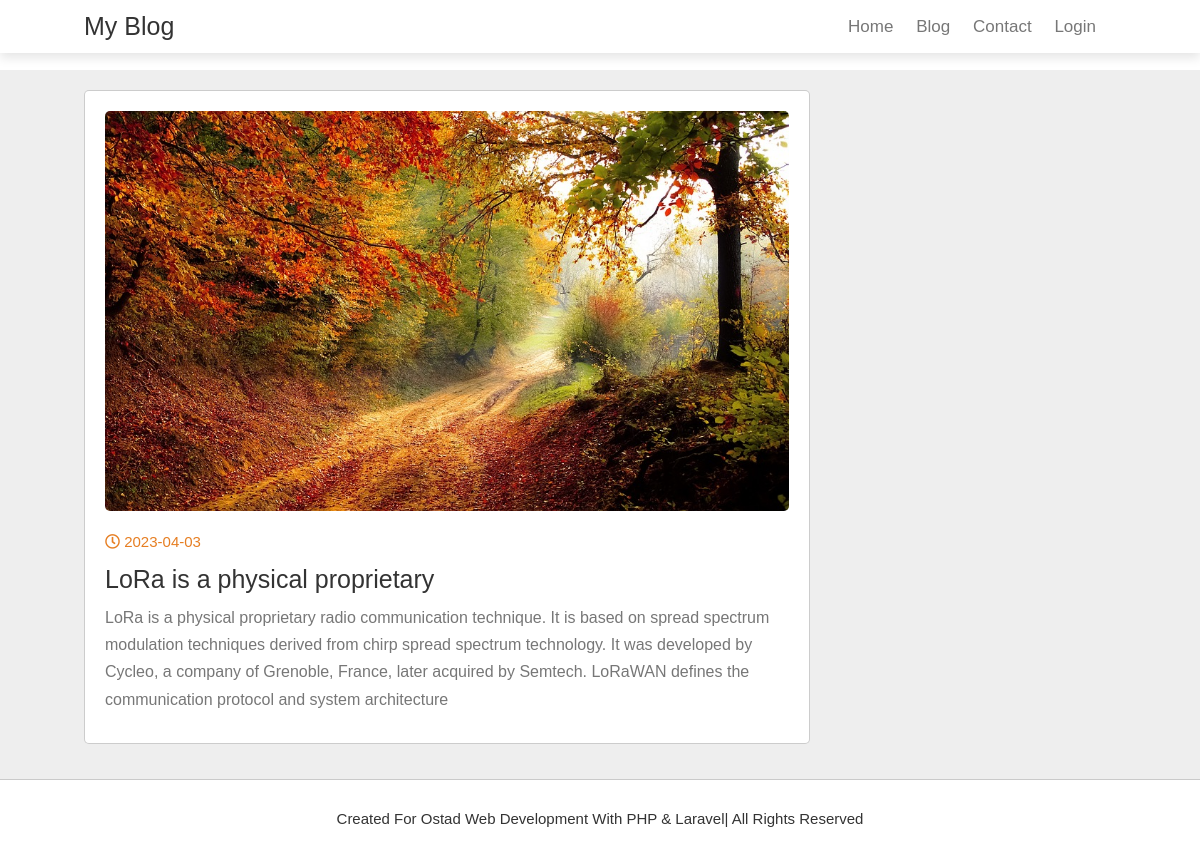
Screenshot of /single-post.php?id=1 with the database file from the repository.
### tables this page shows
CREATE TABLE IF NOT EXISTS `post` (
  `id` int(11) NOT NULL AUTO_INCREMENT,
  `title` varchar(150) NOT NULL,
  `category` varchar(150) NOT NULL,
  `photo` varchar(255) NOT NULL,
  `description` text NOT NULL,
  `user_id` int(11) NOT NULL,
  `create_at` timestamp NOT NULL DEFAULT current_timestamp(),
  PRIMARY KEY (`id`)
);

### single-post.php (the view, shortened to what this page needs)
<?php
include('db.php');
include('includes/header.php');
?>
<section class="container" id="posts" style="margin-top:70px">
    <div class="posts-container">
    <?php
        $blog_id = $_GET['id'];
        $sql = "SELECT * FROM post WHERE id= '$blog_id'";
        $result = mysqli_query($linkDB, $sql);
        if (mysqli_num_rows($result) > 0) {
            while ($row = mysqli_fetch_assoc($result)) {?>
        <div class="post">
            <img src="assets/post-img/<?php echo $row['photo']; ?>" alt="" class="image">
            <div class="date">
                <i class="far fa-clock"></i>
                <span><?php echo date('Y-m-d',strtotime($row['create_at'])) ?></span>
            </div>
            <h3 class="title"><?php echo $row['title']; ?></h3>
            <p class="text"><?php echo $row['description']; ?></p>
        </div>
        <?php } }else{?>
            <h3>No Post Found!</h3>
        <?php }?>
    </div>
</section>
<?php include('includes/footer.php');?>

### assets/css/style.css (style rules this page uses)
:root { --orange: #e67e22; --black: #333; --light-color: #777; --border: 0.1rem solid rgba(0, 0, 0, 0.2); --box-shadow: 0 0.5rem 1rem rgba(0, 0, 0, 0.1); }
* { margin: 0; padding: 0; box-sizing: border-box; outline: none; border: none; text-decoration: none; font-family: Verdana, Geneva, Tahoma, sans-serif; font-weight: lighter; }
html { font-size: 62.5%; overflow-x: hidden; scroll-behavior: smooth; scroll-padding-top: 6rem; }
section { padding: 2rem 7%; }
.container { display: grid; grid-template-columns: 2.5fr 1fr; gap: 1.5rem; background: #eee; }
.container .posts-container .post { width: 100%; padding: 2rem; background: #fff; border: var(--border); border-radius: 0.5rem; margin-bottom: 1.5rem; }
.container .posts-container .post .image { height: 40rem; width: 100%; border-radius: 0.5rem; object-fit: cover; }
.container .posts-container .post .date { padding-top: 2rem; font-size: 1.5rem; color: var(--orange); }
.container .posts-container .post .title { padding-top: 1.5rem; font-size: 2.5rem; color: var(--black); }
.container .posts-container .post .text { color: var(--light-color); font-size: 1.6rem; line-height: 1.7; padding: 1rem 0; }

### rows the page displays
post: photo (picture), create_at "2023-04-03", title "LoRa is a physical proprietary", description "LoRa is a physical proprietary radio communication technique. It is based on spread spectrum modulation techniques derived from chirp spread spectrum technology. It was developed by Cycleo, a company of Grenoble, France, later acquired by Semtech. LoRaWAN defines the communication protocol and system architecture"
